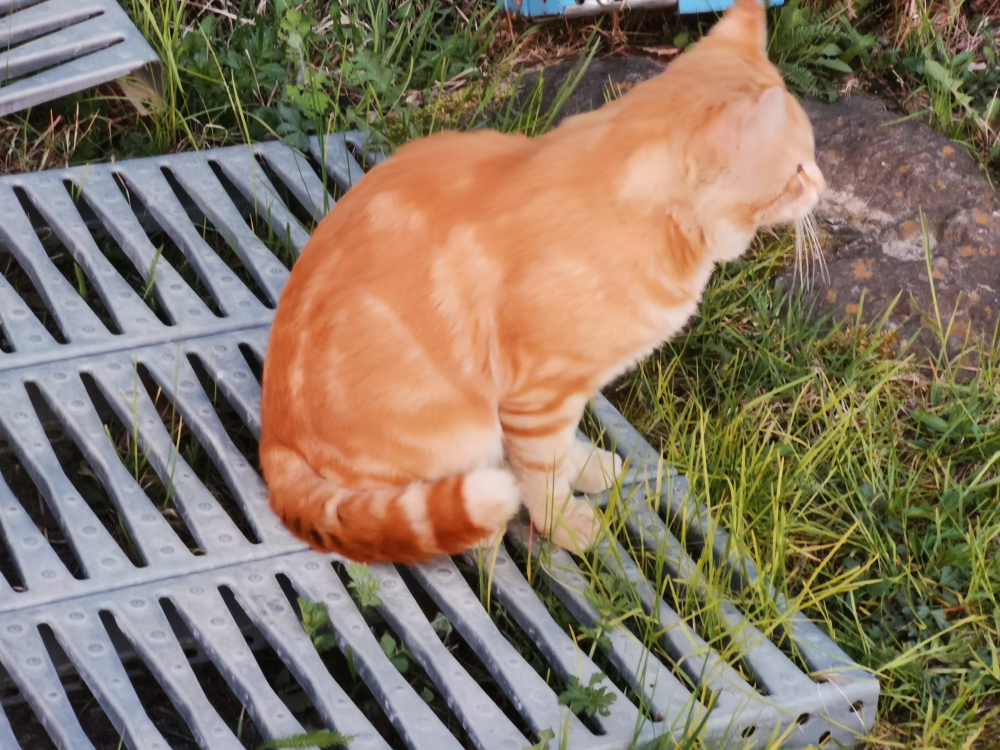
#> input picture Image editor first functions add visual/Coding Py/2.jpg, 4000 x 3000 px, found by its file name (shown at 1/4 size)
$ python CreateDeArray.py
#> lines starting #> are read from the running program, lines starting #| are printed output that depends on the picture
import numpy as np
import PIL
from PIL import Image
from array import array


class ArrayMake:
        def createPix(fileName):
            pix = np.array(fileName)


print('Hello, world!')


I = np.array(PIL.Image.open(r"Image editor first functions add visual\Coding Py\2.jpg"))
#> I is the input picture: shape (3000, 4000, 3); mean R, G, B 134.7, 118.7, 99.7
#print(I)
#I.setflags(write=1)


def creepyPic():
    redAddForLighterPic= 175
    greenAdd = 1
    blueAdd = 1

    print(I[1500][2000])
#| [225 170 139]
    #columns
    for t in range(0,3000):
        #rows
        for x in range(0,4000):

                    #first color filter
                        if ((I[t][x][0] > 245 or I[t][x][0] < 205) and
                            (I[t][x][1] > 190 or I[t][x][1] < 150) and
                            (I[t][x][2] > 160 or I[t][x][2] < 120)):
                    # if (I[t][t][0] < 220):
                                I[t][x][0] += redAddForLighterPic
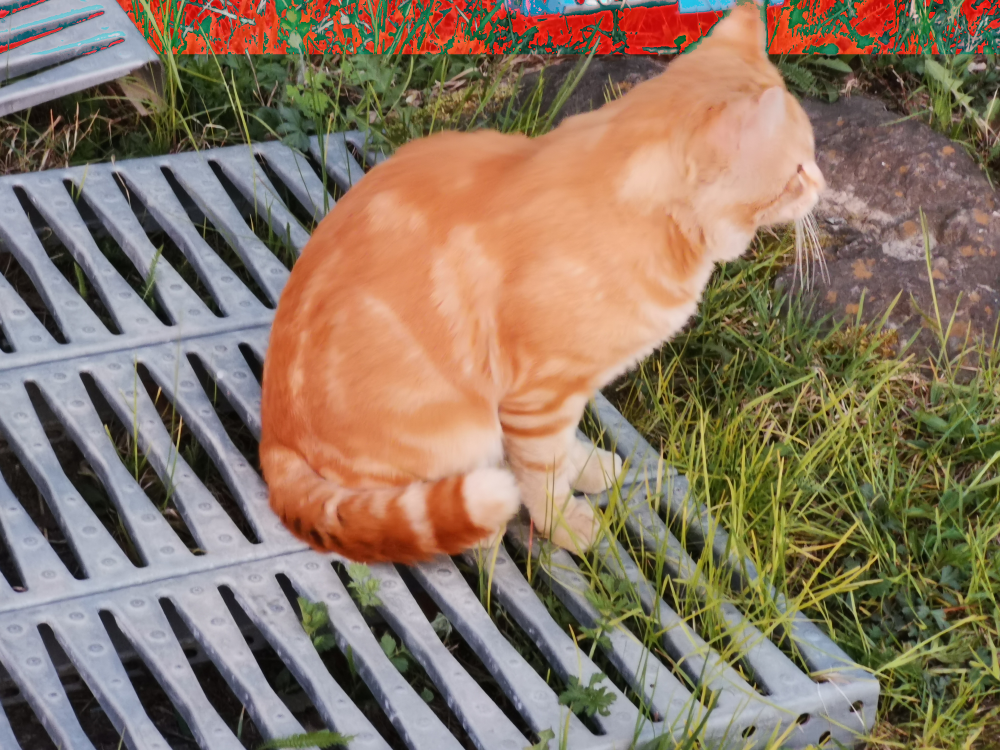
#> I: shape (3000, 4000, 3) (shown at 1/4 size); mean R, G, B 138.2, 118.7, 99.7


    img = Image.fromarray(I, 'RGB')
    img.save('my.jpg')


#> (the run stopped early here; a loop or call above may not have finished)
